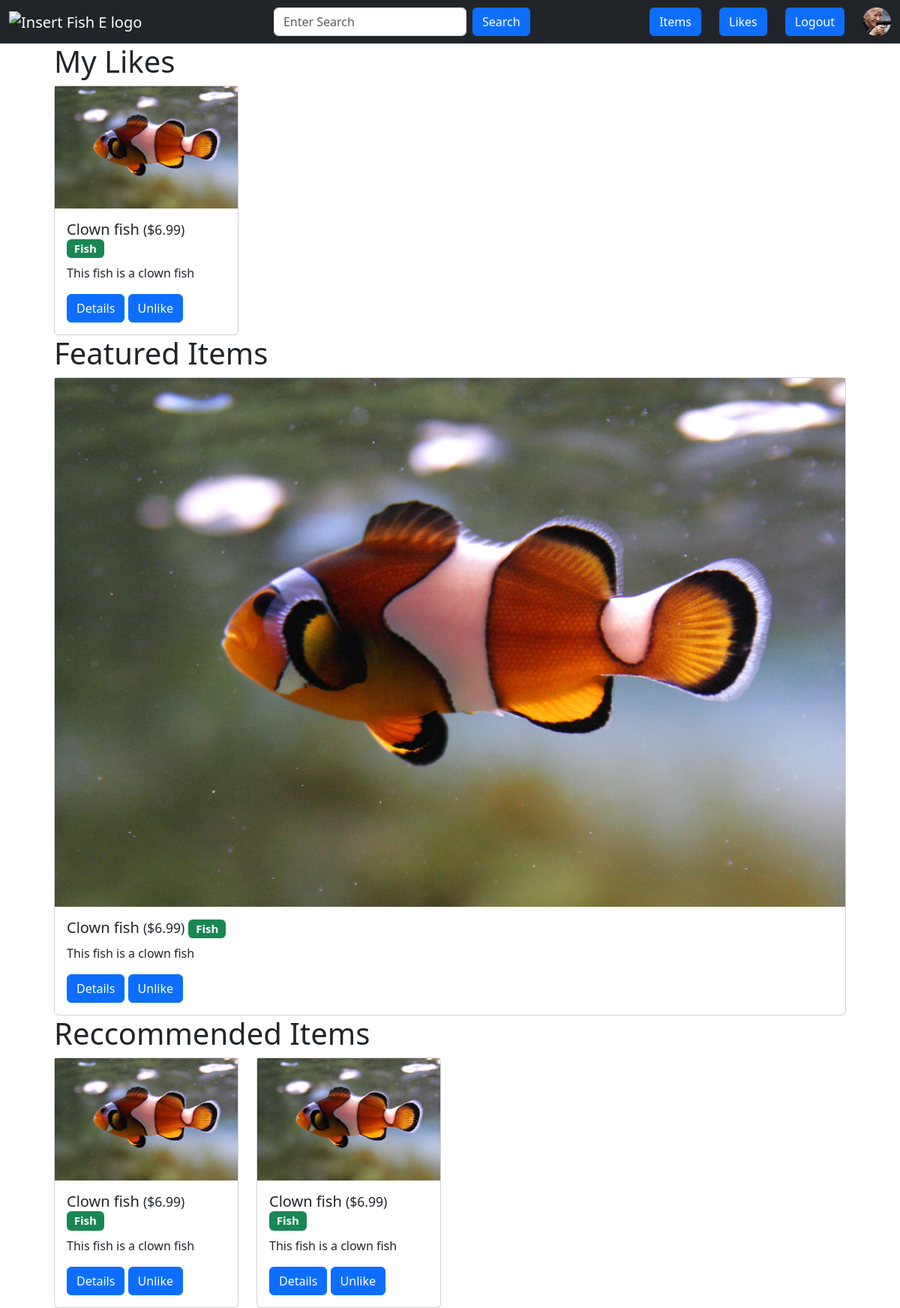
The page /home (signed in) on the database as committed earlier.
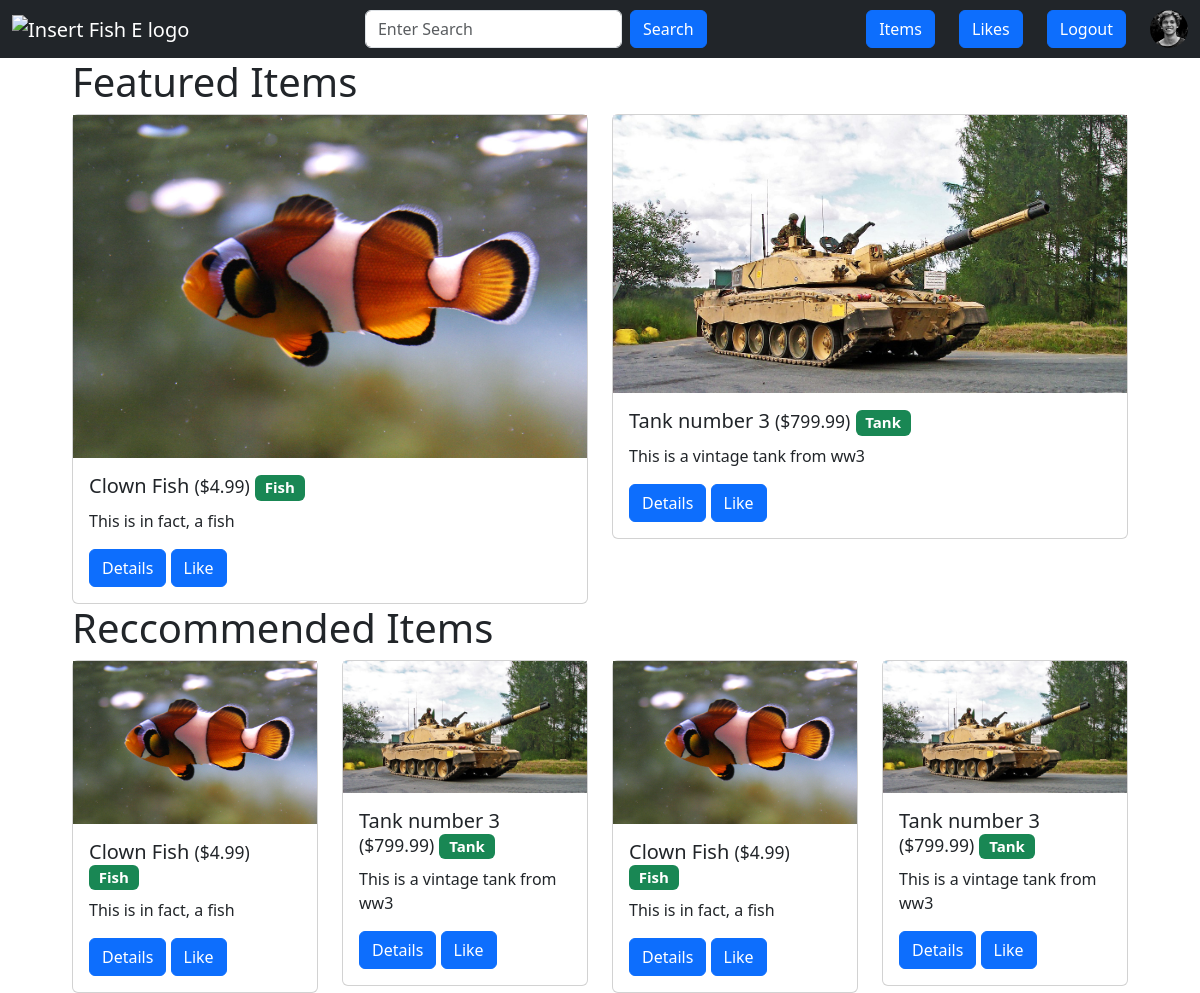
The same page on the database as committed later.
### app.py (models this page shows, shortened)
class User(db.Model, UserMixin):
    id = db.Column(db.Integer, primary_key=True)
    username = db.Column(db.String(20), unique=True, nullable=False)
    email = db.Column(db.String(120), unique=True, nullable=False)
    description = db.Column(db.String(500), nullable=True)
    image_file = db.Column(db.String(20), nullable=False, default="default.jpg")
    password = db.Column(db.String(60), nullable=False)
    date_joined = db.Column(db.DateTime, nullable=False, default=datetime.utcnow)
    items = db.relationship("Item", backref="author", lazy=True)
    bought = db.relationship(
        "Transaction", foreign_keys="Transaction.user_id", backref="buyer", lazy=True
    )
    sold = db.relationship(
        "Transaction", foreign_keys="Transaction.vendor_id", backref="seller", lazy=True
    )
    reviews = db.relationship(
        "Review", foreign_keys="Review.user_id", backref="author", lazy=True
    )
    reviewed = db.relationship(
        "Review", foreign_keys="Review.recipient_id", backref="getter", lazy=True
    )
    liked = db.relationship(
        "ItemLike", foreign_keys="ItemLike.user_id", backref="user", lazy=True
    )
    def has_liked_item(self, item):
        return (
            ItemLike.query.filter(
                ItemLike.user_id == self.id, ItemLike.item_id == item.id
            ).count()
            > 0
        )

class Item(db.Model):
    __searchable__ = ["name", "description"]
    id = db.Column(db.Integer, primary_key=True)
    user_id = db.Column(db.Integer, db.ForeignKey("user.id"), nullable=False)
    name = db.Column(db.String(100), nullable=False)
    description = db.Column(db.String(500), nullable=False)
    category = db.Column(db.String(20), nullable=True)
    base_price = db.Column(db.Float, nullable=False)
    image_file = db.Column(db.String(200), nullable=False, default="default.jpg")
    date_posted = db.Column(db.DateTime, nullable=False, default=datetime.utcnow)
    likes = db.relationship("ItemLike", backref="item", lazy=True)
    status = db.Column(
        db.String(10), nullable=False, default="available"
    )  # "available" or "sold"

### app.py (the view)
@app.route("/home")
def render_home():
    search_form = SearchForm()
    items = Item.query.filter_by(status="available").limit(4).all()
    r_items = items + items
    f_items = items
    l_items = []
    if current_user.is_authenticated:
        for like in current_user.liked:
            item = Item.query.filter_by(id=like.item_id).first()
            l_items.append(item)
    return render_template(
        "home.html",
        f_items=f_items,
        r_items=r_items,
        l_items=l_items,
        search_form=search_form,
    )

### app.py
class SearchForm(FlaskForm):
    search = StringField(
        validators=[DataRequired()], render_kw={"placeholder": "Enter Search"}
    )
    submit = SubmitField("Search")

### app.py (called while the page is built)
@login_manager.user_loader
def load_user(user_id):
    return User.query.get(int(user_id))

### templates/home.html (shortened to what this page needs)
{% from 'macros/navbar.html' import navbar %}
{% from 'macros/my_likes.html' import my_likes %}
{% from 'macros/featured_items.html' import featured_items %}
{% from 'macros/reccommended_items.html' import reccommended_items %}
{% extends 'base.html' %}
{% block content %}
{{ navbar(search_form, current_user) }}
<div class="container-fluid">
    <div class="row mx-5">
        <div class="col-md-12">
            {% if current_user.is_authenticated %}
            {% if l_items %}
            {{ my_likes(l_items, current_user) }}
            {% endif %}
            {% endif %}
        </div>
    </div>
    <div class="row mx-5">
        <div class="col-md-12">
            {{ featured_items(f_items, current_user) }}
        </div>
    </div>
    <div class="row mx-5">
        <div class="col-md-12">
            {{ reccommended_items(r_items, current_user) }}
        </div>
    </div>
</div>
{% endblock content %}

### templates/macros/navbar.html (shortened to what this page needs)
{% macro navbar(form, current_user) %}
<nav class="navbar navbar-expand-lg navbar-dark bg-dark">
    <div class="container-fluid">
        <a class="navbar-brand" href="/home"><img src="" alt="Insert Fish E logo"></a>
        <form class="d-flex" action="/search" method="get">
            {{ form.search(class_="form-control me-2") }}
            {{ form.submit(class_="btn btn-primary") }}
        </form>
        <div class="d-flex row">
            {% if current_user.is_authenticated %}
            <div class="col">
                <a href="/myitems"><button class="btn btn-primary">Items</button></a>
            </div>
            <div class="col">
                <a href="/likes"><button class="btn btn-primary">Likes</button></a>
            </div>
            <div class="col">
                <a href="/logout"><button class="btn btn-primary">Logout</button></a>
            </div>
            <div class="col">
                <a href="/profile/{{ current_user.id }}"><img
                        src="{{ url_for('static', filename='img/profile/' + current_user.image_file) }}" alt="pfp"
                        class="rounded-circle" width="38px"></a>
            </div>
            {% endif %}
        </div>
    </div>
</nav>
{% endmacro %}

### templates/macros/my_likes.html
{% from 'macros/item_card.html' import item_card %}
{% macro my_likes(items, current_user) %}
<div class="row">
    <div class="col">
        <div class="row">
            <div class="col">
                <h1>My Likes</h1>
            </div>
        </div>
        <div class="row">
            {% for item in items %}
            <div class="col-md-3">
                {{ item_card(item, current_user) }}
            </div>
            {% endfor %}
        </div>
    </div>
</div>
{% endmacro %}

### templates/macros/featured_items.html
{% from 'macros/item_card.html' import item_card %}
{% macro featured_items(items, current_user) %}
<div class="row">
    <div class="col">
        <div class="row">
            <div class="col">
                <h1>Featured Items</h1>
            </div>
        </div>
        <div class="row">
            {% for item in items %}
            <div class="col">
                {{ item_card(item, current_user) }}
            </div>
            {% endfor %}
        </div>
    </div>
</div>
{% endmacro %}

### templates/macros/reccommended_items.html
{% from 'macros/item_card.html' import item_card %}
{% macro reccommended_items(items, current_user) %}
<div class="row">
    <div class="col">
        <div class="row">
            <div class="col">
                <h1>Reccommended Items</h1>
            </div>
        </div>
        <div class="row gy-5">
            {% for item in items %}
            <div class="col-md-3">
                {{ item_card(item, current_user) }}
            </div>
            {% endfor %}
        </div>
    </div>
</div>
{% endmacro %}

### templates/macros/item_card.html
{% macro item_card(item, current_user) %}
<div class="card">
    <img src="{{ url_for('static', filename='img/fish/' + item.image_file) }}" alt="insert image"
        style="display: block; max-width: 100%; height: auto;">
    <div class="card-body">
        <h5 class="card-title">{{ item.name }}
            {% if item.status == "bought" %}
            <small>(bought)</small>
            {% else %}
            <small>(${{ item.base_price }})</small>
            {% endif %}
            <span class="badge bg-success">{{ item.category }}</span>
        </h5>
        <p class="card-text">{{ item.description }}</p>
        <a href="/item/{{ item.id }}" class="btn btn-primary">Details</a>
        {% if current_user.is_authenticated %}
        {% if not current_user.has_liked_item(item) %}
        <a href="{{ url_for('like_action', item_id=item.id, action='like') }}" class="btn btn-primary">Like</a>
        {% else %}
        <a href="{{ url_for('like_action', item_id=item.id, action='unlike') }}" class="btn btn-primary">Unlike</a>
        {% endif %}
        {% else %}
        <a href="{{ url_for('like_action', item_id=item.id, action='like') }}" class="btn btn-primary">Like</a>
        {% endif %}
    </div>
</div>
{% endmacro %}

Rows that differ between the two databases and show on the page:
removed Item: image_file (picture), name "Clown fish", base_price "6.99", category "Fish", description "This fish is a clown fish"
changed User: image_file: picture removed, a placeholder shows
now on this page (row edited): Item: image_file (picture), name "Clown Fish", base_price "4.99", category "Fish", description "This is in fact, a fish"
now on this page (row edited): Item: image_file (picture), name "Tank number 3", base_price "799.99", category "Tank", description "This is a vintage tank from ww3"
Other text that changed with them:
text no longer shown: "My Likes"
